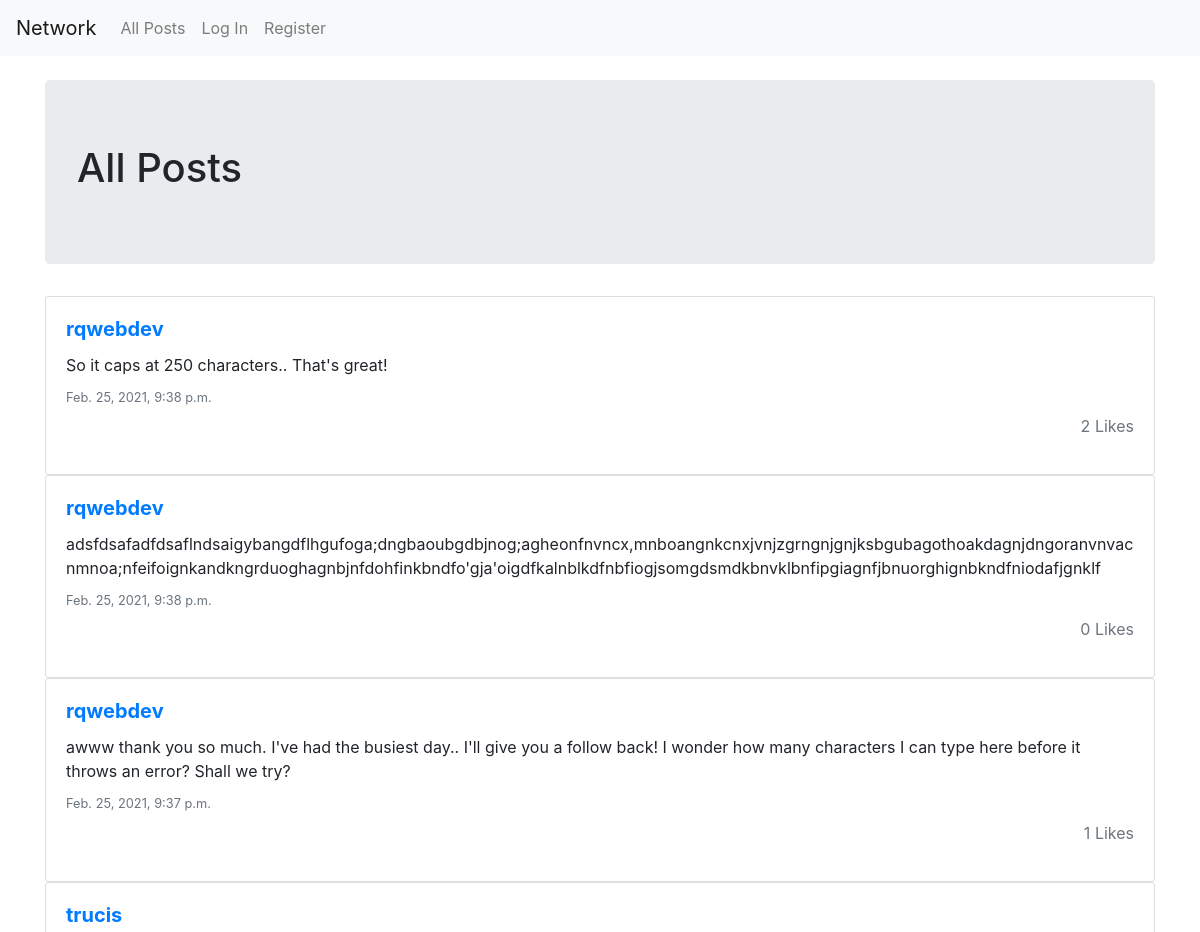
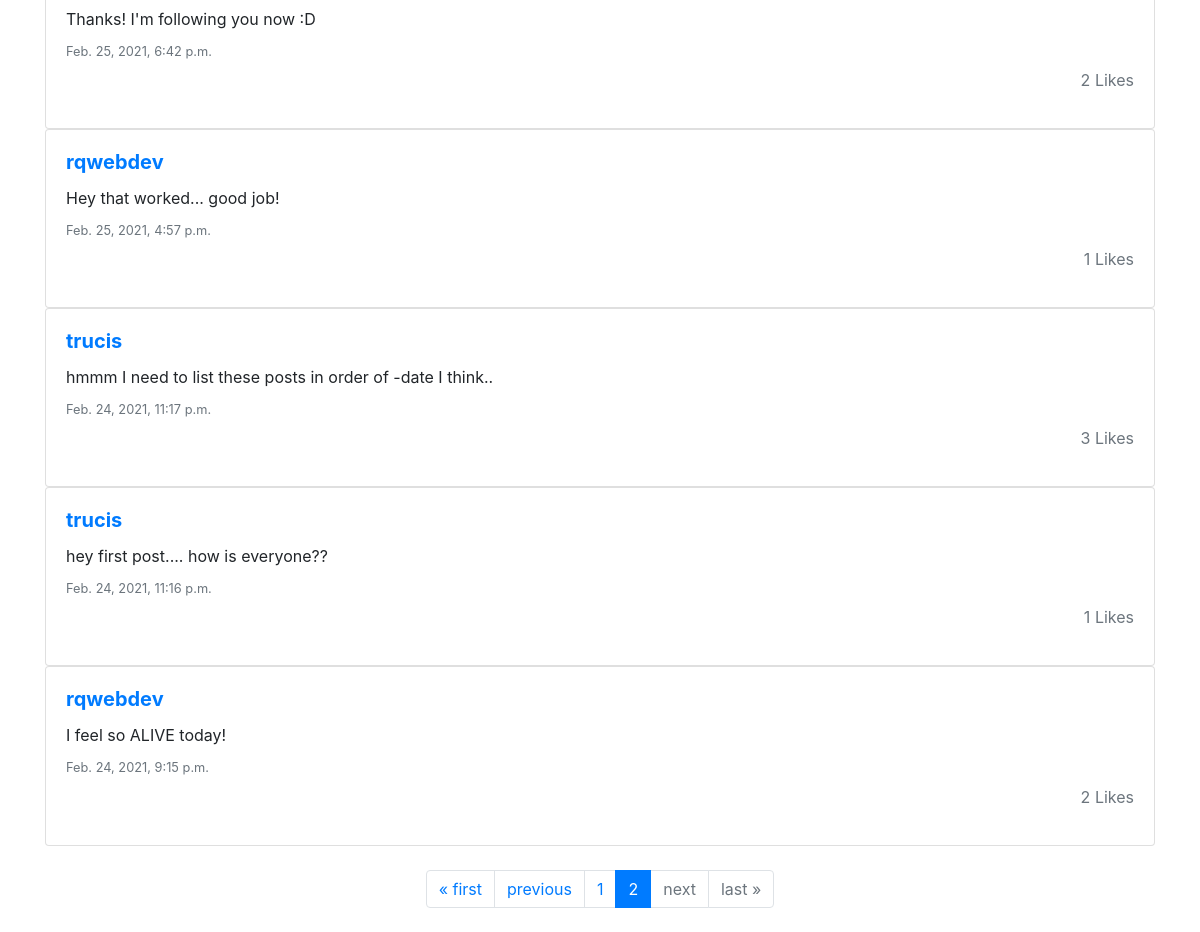
Screenshot of /?page=2 with the database file from the repository (2 pictures, top to bottom).
### network/models.py (models this page shows, shortened)
class Post(models.Model):
    author = models.ForeignKey(User, on_delete=models.CASCADE)
    content = models.CharField(max_length=250)
    date = models.DateTimeField(auto_now_add=True)
    likes = models.ManyToManyField(
        User, blank=True, default=None, related_name="post_likes")
    def total_likes(self):
        return self.likes.count()

class User(AbstractUser):
    following = models.ManyToManyField(
        "self", symmetrical=False, blank=True, default=None)

### network/views.py (the view, shortened to what this page needs)
# urls.py: path("", views.index, name="index"),
def index(request, post_id=None, following=False):
    new_post = NewPostForm()
    user = request.user
    title = "All Posts"
    if bool(following) == True:
        if user.is_authenticated:
            followed_users = user.following.all()
            posts = Post.objects.filter(
                author__in=followed_users).order_by("-date")
            title = "Following"
        else:
            return HttpResponseRedirect(reverse("login"))
    else:
        posts = Post.objects.all().order_by("-date")
    paginator = Paginator(posts, 10)
    page_number = request.GET.get('page')
    page_obj = paginator.get_page(page_number)
    return render(request, "network/index.html", {"title": title, "new_post": new_post, "posts": page_obj})

### network/templates/network/index.html (shortened to what this page needs)
{% extends "network/layout.html" %} {% block title %}Social Network - {{title}}{%endblock%} {% block body %}
<div class="container mt-4">
  <div class="jumbotron">
    <h1>All Posts</h1>
  </div>
</div>
{% for post in posts %}
<div class="container">
  <div class="card">
    <div class="card-body">
        <a href="{% url 'user_profile' post.author %}"><h5 class="card-title"><strong>{{post.author}}</strong></h5></a>
        <p class="card-text" id="card-text{{post.id}}">{{post.content}}</p>
      <h6 class="card-subtitle mb-2 text-muted" id="date{{post.id}}">
        <small>{{post.date}}</small>
      </h6>
      <p class="text-muted mt-0 text-right like{{post.id}}">{{post.total_likes}} Likes
      </p>
    </div>
  </div>
</div>
{%endfor%}
<nav aria-label="Page navigation example">
    <ul class="pagination justify-content-center my-4">
        <li class="{%if posts.has_previous %} page-item {%else%} page-item disabled {%endif%}%"><a class="page-link" href="?page=1">&laquo; first</a></li>
        <li class="{%if posts.has_previous %} page-item {%else%} page-item disabled {%endif%}"><a class="page-link" href="?page={% if posts.has_previous %}{{posts.previous_page_number}}{%endif%}">previous</a></li>
        {% for number in posts.paginator.page_range %}
        <li class="page-item {%if number == posts.number%} active {% endif %}"><a class="page-link" href="?page={{number}}">{{number}}</a></li>
        {%endfor%}
        <li class="{%if posts.has_next %} page-item {%else%} page-item disabled {%endif%}"><a class="page-link" href="?page={% if posts.has_next %}{{posts.next_page_number}}{%endif%}">next</a></li>
        <li class="{%if posts.has_next %} page-item {%else%} page-item disabled {%endif%}"><a class="page-link" href="?page={{ posts.paginator.num_pages }}">last &raquo;</a></li>
    </ul>
</nav>{% endblock %}

### rows the page displays
Post: author "rqwebdev", content "So it caps at 250 characters.. That's great!", date "Feb. 25, 2021, 9:38 p.m.", total_likes "2"
Post: author "rqwebdev", content "adsfdsafadfdsaflndsaigybangdflhgufoga;dngbaoubgdbjnog;agheonfnvncx,mnboangnkcnxjvnjzgrngnjgnjksbgubagothoakdagnjdngoranvnvacnmnoa;nfeifoignkandkngrduoghagnbjnfdohfinkbndfo'gja'oigdfkalnblkdfnbfiogjsomgdsmdkbnvklbnfipgiagnfjbnuorghignbkndfniodafjgnklf", date "Feb. 25, 2021, 9:38 p.m.", total_likes "0"
Post: author "rqwebdev", content "awww thank you so much. I've had the busiest day.. I'll give you a follow back! I wonder how many characters I can type here before it throws an error? Shall we try?", date "Feb. 25, 2021, 9:37 p.m.", total_likes "1"
Post: author "trucis", content "Thanks! I'm following you now :D", date "Feb. 25, 2021, 6:42 p.m.", total_likes "2"
Post: author "rqwebdev", content "Hey that worked... good job!", date "Feb. 25, 2021, 4:57 p.m.", total_likes "1"
Post: author "trucis", content "hmmm I need to list these posts in order of -date I think..", date "Feb. 24, 2021, 11:17 p.m.", total_likes "3"
Post: author "trucis", content "hey first post.... how is everyone??", date "Feb. 24, 2021, 11:16 p.m.", total_likes "1"
Post: author "rqwebdev", content "I feel so ALIVE today!", date "Feb. 24, 2021, 9:15 p.m.", total_likes "2"

### other values shown
{{ number }} "1" "2"
